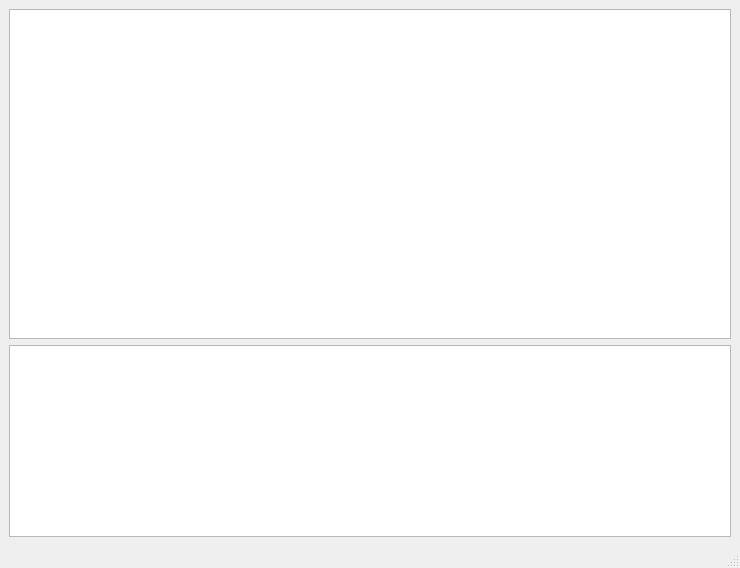
<?xml version="1.0" encoding="UTF-8"?>
<ui version="4.0">
 <class>MainWindow</class>
 <widget class="QMainWindow" name="MainWindow">
  <property name="geometry">
   <rect>
    <x>0</x>
    <y>0</y>
    <width>740</width>
    <height>568</height>
   </rect>
  </property>
  <property name="windowTitle">
   <string>MainWindow</string>
  </property>
  <widget class="QWidget" name="centralwidget">
   <layout class="QVBoxLayout" name="verticalLayout">
    <item>
     <widget class="QTableView" name="tableView">
      <property name="frameShape">
       <enum>QFrame::StyledPanel</enum>
      </property>
      <property name="alternatingRowColors">
       <bool>true</bool>
      </property>
      <property name="selectionBehavior">
       <enum>QAbstractItemView::SelectRows</enum>
      </property>
      <property name="showGrid">
       <bool>false</bool>
      </property>
     </widget>
    </item>
    <item>
     <widget class="QListView" name="listView">
      <property name="sizePolicy">
       <sizepolicy hsizetype="Expanding" vsizetype="Preferred">
        <horstretch>0</horstretch>
        <verstretch>0</verstretch>
       </sizepolicy>
      </property>
     </widget>
    </item>
   </layout>
  </widget>
  <widget class="QMenuBar" name="menubar">
   <property name="geometry">
    <rect>
     <x>0</x>
     <y>0</y>
     <width>740</width>
     <height>20</height>
    </rect>
   </property>
  </widget>
  <widget class="QStatusBar" name="statusbar"/>
 </widget>
 <resources/>
 <connections/>
</ui>
